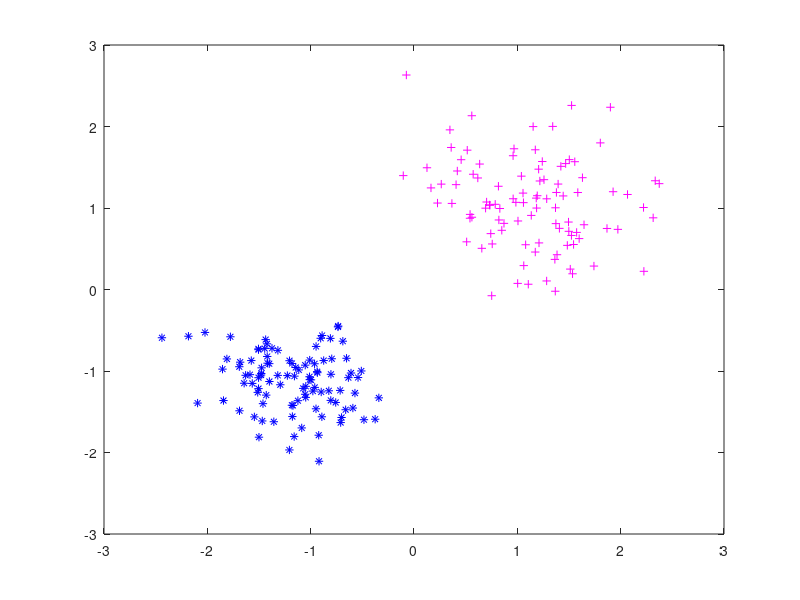

This figure's MATLAB source:
%  Rosenblatt perceptron for classification
% Last Updated:  08/01/2009
% Update : Include the biases as an extra layer of weights and plot the separating hyperplane
%               Modified Regression to Classification

clear all;
 
% Load the training vector set
load  trainvectors1.mat;

% Class labels for classes 1 and 2
Ydes1 =  ones(1,100);
Ydes2 =  -1 * ones(1,100);
Ydes = [ Ydes1 Ydes2];

Y   =   zeros(1,size(U,2));

W = rand(size(U,1),1);  % Assume random weights
misclass_flg = 1;            %  Initialize  a  misclassification  indicator
pass = 0;                       %  1 pass is one iteration through all the input images contained in U

while (misclass_flg ==1)
    misclass_flg = 0;
    
    for j = 1 : size(U,2)
        Y(j) = sign( W' * U(:,j) ); % Perceptron Output for each input data point
        if ( Y(j) * Ydes(j) < 0)     % i.e., if Y = -1, but actual class Ydesired = +1,this function would be negative
            misclass_flg = 1;
            W_update = U(:,j) * sign(Ydes(j) - Y(j));
            W = W + W_update;
        end
    end
    pass=pass+1;
    if  (pass==10000) 
           misclass_flg = 0;
           disp(' The data points are NOT linearly separable; Training exited after 10,000 iterations');
            pass = 0;
    end
end

plot( U(1,1:100), U(2,1:100) , 'b*' );
hold on;
plot( U(1,101:200), U(2,101:end) , 'm+' );


% % Load the testing vector set
load testvectors1.mat; %X is the matrix of test data
mistakes = 200;
 for j = 1 : size(X,2)
        Y(j) = sign( W' * X(:,j) ); % Perceptron Output for each test data point
        if ( Y(j)*Ydes(j) > 0)      % i.e., if Y = -1, but actual class Ydesired = +1,this function would be negative
            mistakes = mistakes-1;
        end
end
disp('No of mistakes');
disp(mistakes);
     
